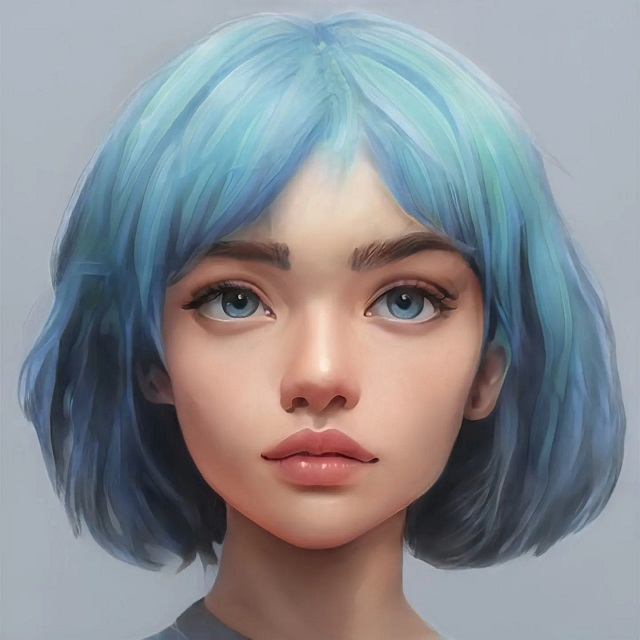
#> input picture photos/7.jpg, 640 x 640 px
$ python Spaces.py
#> lines starting #> are read from the running program, lines starting #| are printed output that depends on the picture; after the words box and inside, x2 and y2 are one past the last pixel; in counts of white or black regions, pixels touching at a corner belong together
import cv2 as cv
# import matplotlib.pyplot as plt

img = cv.imread('photos/7.jpg')
#> img is the input picture: shape (640, 640, 3); mean B, G, R 145.8, 140.4, 137.8
cv.imshow("image",img)

''' Converting BGR 2 GRAY '''

gray = cv.cvtColor(img,cv.COLOR_BGR2GRAY)
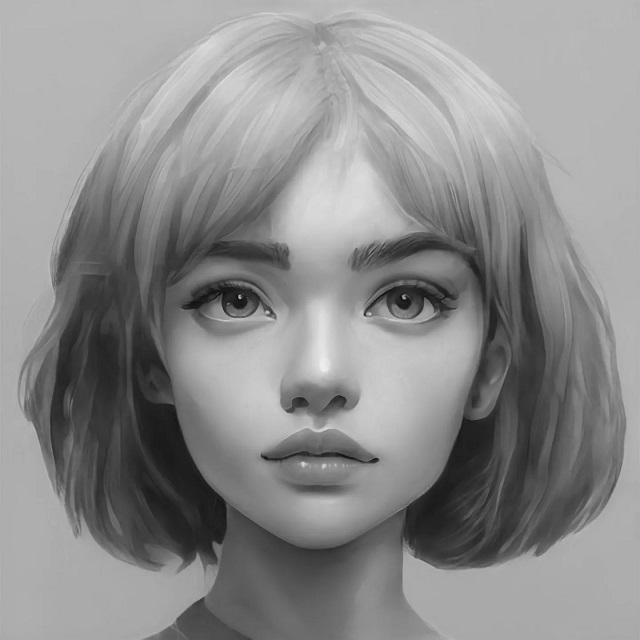
#> gray: shape (640, 640); min 5, max 239, mean 140.2
cv.imshow('GRAY',gray)

''' Converting BGR 2 HSV '''
hsv = cv.cvtColor(img,cv.COLOR_BGR2HSV)
#> hsv: shape (640, 640, 3); mean H, S, V 79.1, 63.5, 160.7
cv.imshow("HSV",hsv)

''' Converting BGR 2 LAB '''
lab = cv.cvtColor(img,cv.COLOR_BGR2Lab)
#> lab: shape (640, 640, 3); mean of channels 0, 1, 2 148, 129.3, 125.2
cv.imshow('LAB',lab)

''' Threshold '''

ret, thresh = cv.threshold(gray,125,255,cv.THRESH_BINARY)
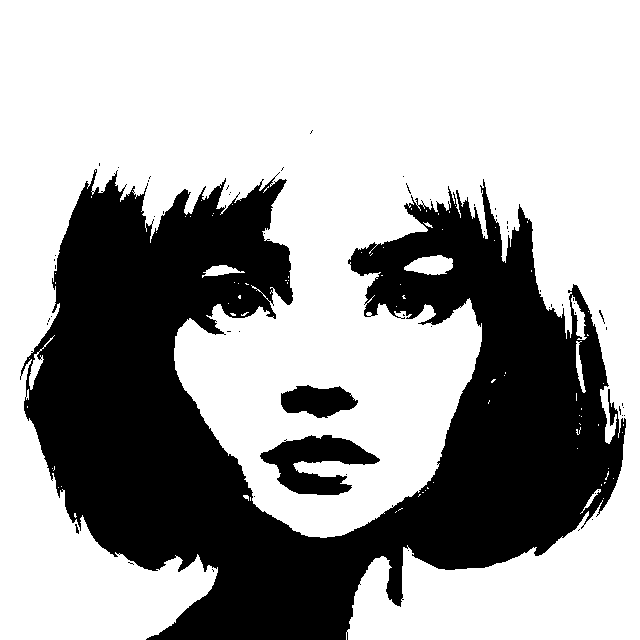
#> thresh: shape (640, 640); 64.7% white; 59 black regions (54 under 20 px), largest, box (x1, y1, x2, y2) and area: (20, 169, 626, 640) 138726, (260, 435, 380, 495) 3744, (281, 385, 358, 418) 1757, (599, 310, 605, 324) 22, (75, 524, 79, 534) 21
cv.imshow('Tresh',thresh)

''' Converting BGR 2 RGB '''
''' OpenCv open image in BGR fromat '''
rgb = cv.cvtColor(img,cv.COLOR_BGR2RGB)
cv.imshow('RGB',rgb)
# plt.imshow(rgb)
# plt.show()

cv.waitKey(0)

$ run again, with photos/2.jpg copied over photos/7.jpg
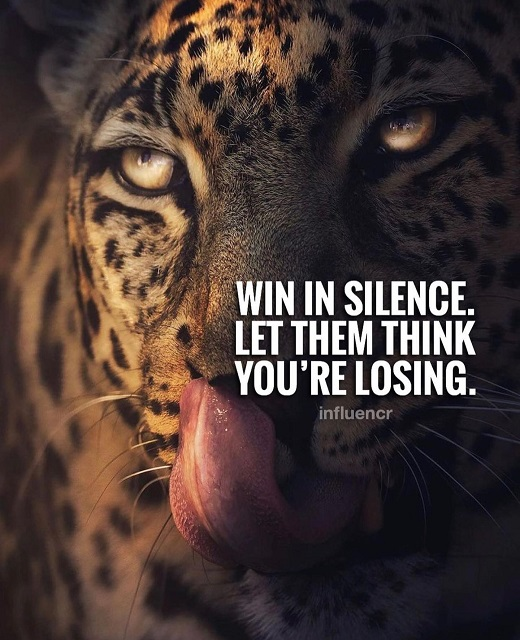
#> input picture photos/2.jpg, 520 x 640 px
#> img is the input picture: shape (640, 520, 3); mean B, G, R 53.5, 57.8, 73.6
#> `gray = cv.cvtColor(img,cv.COLOR_BGR2GRAY)`:
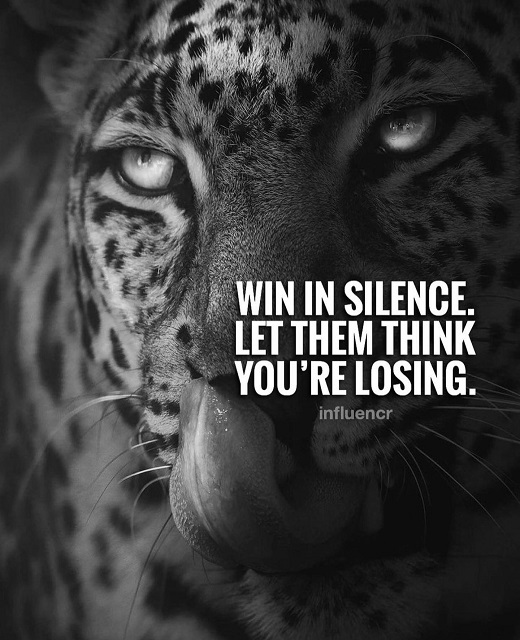
#> gray: shape (640, 520); min 0, max 255, mean 62
#> hsv: shape (640, 520, 3); mean H, S, V 77.2, 81.7, 75.6
#> lab: shape (640, 520, 3); mean of channels 0, 1, 2 63.2, 134.5, 132.9
#> `ret, thresh = cv.threshold(gray,125,255,cv.THRESH_BINARY)`:
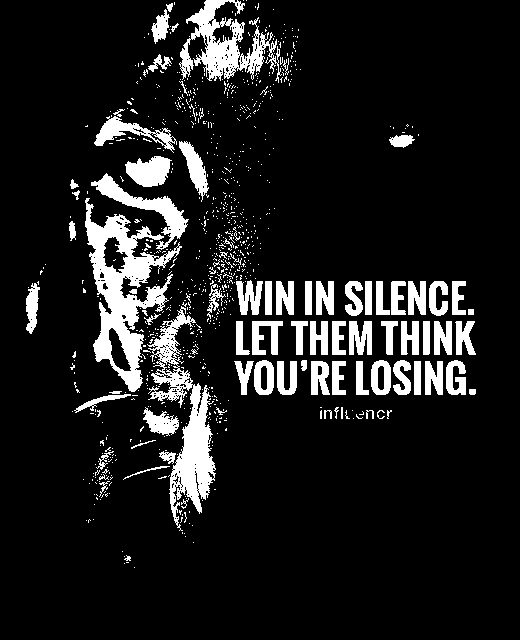
#> thresh: shape (640, 520); 11.5% white; 885 white regions (801 under 20 px), largest, box (x1, y1, x2, y2) and area: (85, 198, 182, 392) 6403, (147, 306, 216, 531) 4862, (179, 0, 282, 83) 3408

$ run again, with photos/3.jpg copied over photos/7.jpg
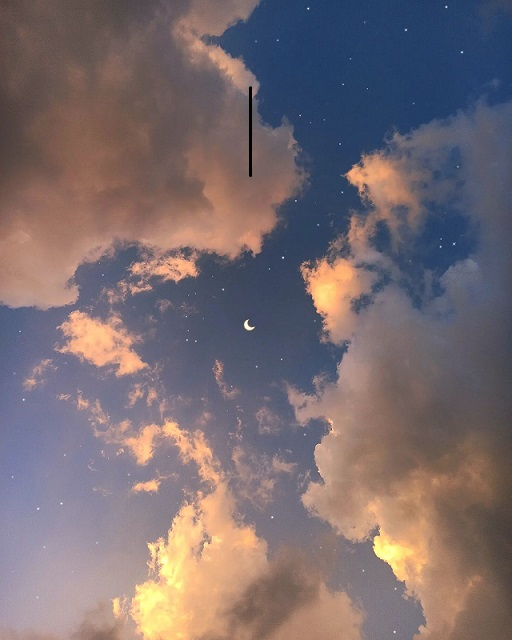
#> input picture photos/3.jpg, 512 x 640 px
#> img is the input picture: shape (640, 512, 3); mean B, G, R 112, 108.3, 121.8
#> `gray = cv.cvtColor(img,cv.COLOR_BGR2GRAY)`:
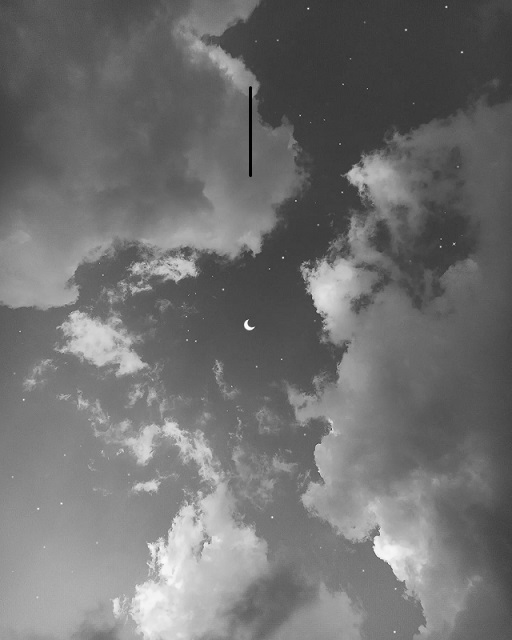
#> gray: shape (640, 512); min 0, max 254, mean 112.8
#> hsv: shape (640, 512, 3); mean H, S, V 73.6, 74.7, 136.2
#> lab: shape (640, 512, 3); mean of channels 0, 1, 2 119.9, 135.3, 127.7
#> `ret, thresh = cv.threshold(gray,125,255,cv.THRESH_BINARY)`:
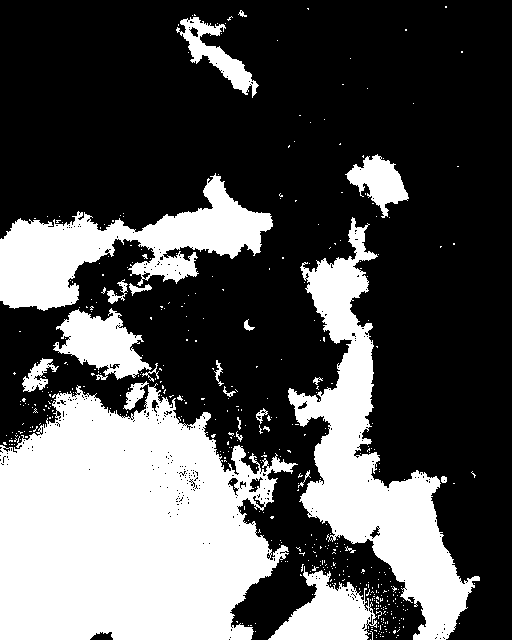
#> thresh: shape (640, 512); 33.2% white; 478 white regions (454 under 20 px), largest, box (x1, y1, x2, y2) and area: (0, 383, 298, 640) 55627, (288, 217, 480, 640) 23853, (0, 173, 273, 311) 14694
